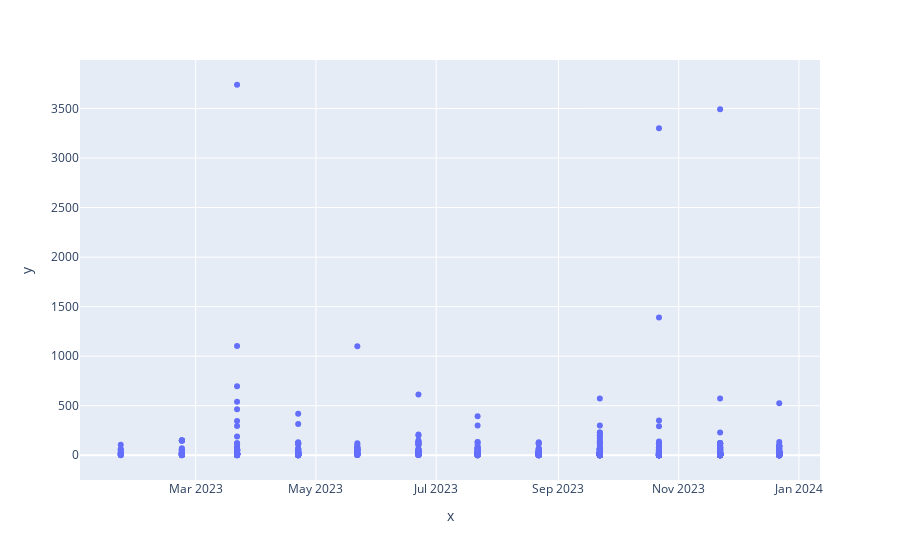

The code cell stored with this chart in its notebook:
### Code cell
x=df["AssessDate"][:1000]
y=df["TotalPaid"][:1000] 

fig = px.scatter(x=x, y=y)
fig.show()

### Figure 1 — Plotly figure (JSON) as saved in the notebook; plotly's stock layout.template omitted (floating-point values rounded to 4 significant figures; data arrays with more than 128 entries replaced by an {"elided": "..."} marker saying what was removed)
{"data": [{"hovertemplate": "x=%{x}<br>y=%{y}<extra></extra>", "legendgroup": "", "marker": {"color": "#636efa", "symbol": "circle"}, "mode": "markers", "name": "", "orientation": "v", "showlegend": false, "type": "scatter", "x": {"elided": "1000 str values"}, "xaxis": "x", "y": {"elided": "1000 int values"}, "yaxis": "y"}], "layout": {"legend": {"tracegroupgap": 0}, "margin": {"t": 60}, "xaxis": {"anchor": "y", "domain": [0, 1], "title": {"text": "x"}}, "yaxis": {"anchor": "x", "domain": [0, 1], "title": {"text": "y"}}}}
